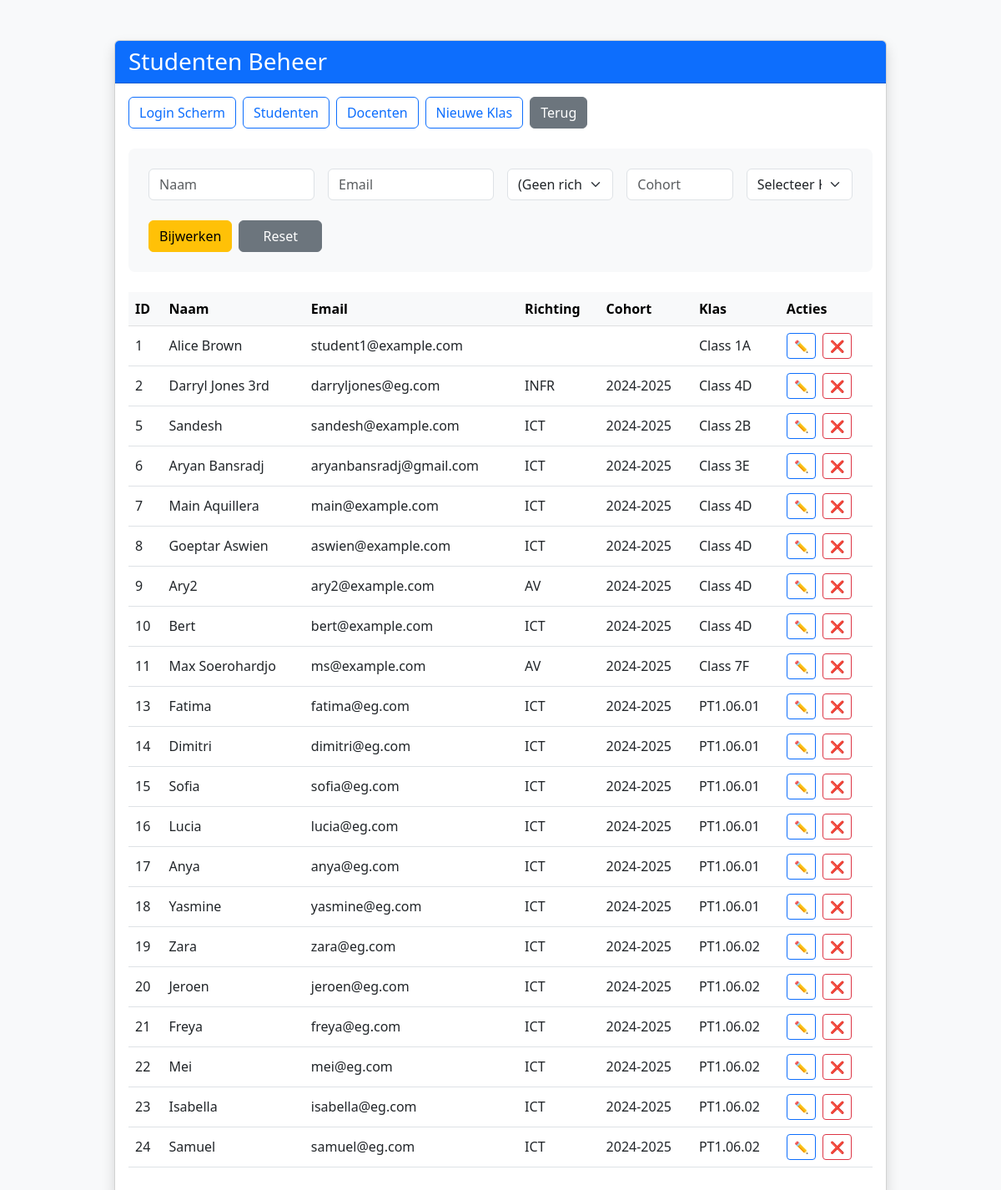
/beheerStud.php, run on the app's committed database.
### tables this page shows
CREATE TABLE `student` (
  `StudID` int(11) NOT NULL,
  `UserID` int(11) NOT NULL,
  `Name` varchar(100) NOT NULL,
  `email` varchar(100) NOT NULL,
  `Richting` varchar(10) DEFAULT NULL,
  `Cohort` varchar(20) DEFAULT NULL,
  `ClassID` int(11) DEFAULT NULL
);

CREATE TABLE `classes` (
  `ClassID` int(11) NOT NULL,
  `ClassName` varchar(50) NOT NULL,
  `Cohort` varchar(20) DEFAULT NULL
);

### beheerStud.php (the view, shortened to what this page needs)
<?php
$dbConfig = [
    'dsn' => "mysql:host=127.0.0.1;dbname=role_management_db3;charset=utf8mb4",
    'username' => "root",
    'password' => "",
    'options' => [PDO::ATTR_ERRMODE => PDO::ERRMODE_EXCEPTION]
];
try {
    $pdo = new PDO($dbConfig['dsn'], $dbConfig['username'], $dbConfig['password'], $dbConfig['options']);
} catch (PDOException $e) {
    die("Database connection failed: " . $e->getMessage());
}
$students = $pdo->query("
    SELECT student.*, classes.ClassName
    FROM student
    INNER JOIN classes ON student.ClassID = classes.ClassID
")->fetchAll(PDO::FETCH_ASSOC);
?>
<!DOCTYPE html>
<html lang="nl">
<head>
    <link href="https://cdn.jsdelivr.net/npm/bootstrap@5.3.0/dist/css/bootstrap.min.css" rel="stylesheet">
</head>
<body class="bg-light">
    <div class="container py-5">
        <div class="row justify-content-center">
            <div class="col-lg-10">
                <div class="card card-shadow">
                    <div class="card-header bg-primary text-white">
                        <h3 class="mb-0">Studenten Beheer</h3>
                    </div>
                    <div class="card-body">
                        <div class="mb-4 d-flex gap-2">
                            <a href="home.html" class="btn btn-outline-primary">Login Scherm</a>
                            <a href="beheerStud.php" class="btn btn-outline-primary">Studenten</a>
                            <a href="beheerDocent.php" class="btn btn-outline-primary">Docenten</a>
                            <a href="create_class.php" class="btn btn-outline-primary">Nieuwe Klas</a>
                            <button type="button" onclick="history.back()" class="btn btn-secondary">Terug</button>
                        </div>
                        <form method="POST" class="form-section p-4 mb-4">
                            <div class="row g-3 align-items-end">
                                <div class="col-md-3">
                                    <input type="text" name="name" class="form-control" placeholder="Naam" required>
                                </div>
                                <div class="col-md-3">
                                    <input type="email" name="email" class="form-control" placeholder="Email" required>
                                </div>
                                <div class="col-md-2">
                                    <select name="richting" class="form-select">
                                        <option value="NONE">(Geen richting)</option>
                                    </select>
                                </div>
                                <div class="col-md-2">
                                    <input type="text" name="cohort" class="form-control" placeholder="Cohort">
                                </div>
                                <div class="col-md-2">
                                    <select name="klas" class="form-select" required>
                                        <option value="">Selecteer Klas</option>
                                    </select>
                                </div>
                            </div>
                            <div class="action-buttons mt-4 d-flex gap-2">
                                <button type="submit" name="update" class="btn btn-warning">Bijwerken</button>
                                <button type="reset" class="btn btn-secondary">Reset</button>
                            </div>
                        </form>
                        <div class="table-responsive">
                            <table class="table table-hover align-middle">
                                <thead class="table-light">
                                    <tr>
                                        <th>ID</th>
                                        <th>Naam</th>
                                        <th>Email</th>
                                        <th>Richting</th>
                                        <th>Cohort</th>
                                        <th>Klas</th>
                                        <th>Acties</th>
                                    </tr>
                                </thead>
                                <tbody>
                                    <?php foreach ($students as $student): ?>
                                        <tr>
                                            <td><?= htmlspecialchars($student['StudID']) ?></td>
                                            <td><?= htmlspecialchars($student['Name']) ?></td>
                                            <td><?= htmlspecialchars($student['email']) ?></td>
                                            <td><?= htmlspecialchars($student['Richting'] ?? '-') ?></td>
                                            <td><?= htmlspecialchars($student['Cohort'] ?? '-') ?></td>
                                            <td><?= htmlspecialchars($student['ClassName'] ?? '-') ?></td>
                                            <td>
                                                <button onclick="editStudent(<?= htmlspecialchars(json_encode($student), ENT_QUOTES) ?>)"
                                                    class="btn btn-sm btn-outline-primary me-1">
                                                    ✏️
                                                </button>
                                                <form method="POST" class="d-inline">
                                                    <button type="submit" name="delete"
                                                            class="btn btn-sm btn-outline-danger"
                                                            onclick="return confirm('Weet u het zeker?')">
                                                        ❌
                                                    </button>
                                                </form>
                                            </td>
                                        </tr>
                                    <?php endforeach; ?>
                                </tbody>
                            </table>
                        </div>
                    </div>
                </div>
            </div>
        </div>
    </div>
</body>
</html>

### beheerStud.php (style rules this page uses)
.card-shadow { box-shadow: 0 0.5rem 1rem rgba(0,0,0,0.15); }
.form-section { background: #f8f9fa; border-radius: 0.5rem; }
.action-buttons .btn { min-width: 100px; }

### data on the page
student: StudID "1", Name "Alice Brown", email "student1@example.com", ClassID.ClassName "Class 1A"
student: StudID "2", Name "Darryl Jones 3rd", email "darryljones@eg.com", Richting "INFR", Cohort "2024-2025", ClassID.ClassName "Class 4D"
student: StudID "5", Name "Sandesh", email "sandesh@example.com", Richting "ICT", Cohort "2024-2025", ClassID.ClassName "Class 2B"
student: StudID "6", Name "Aryan Bansradj", email "aryanbansradj@gmail.com", Richting "ICT", Cohort "2024-2025", ClassID.ClassName "Class 3E"
student: StudID "7", Name "Main Aquillera", email "main@example.com", Richting "ICT", Cohort "2024-2025", ClassID.ClassName "Class 4D"
student: StudID "8", Name "Goeptar Aswien", email "aswien@example.com", Richting "ICT", Cohort "2024-2025", ClassID.ClassName "Class 4D"
student: StudID "9", Name "Ary2", email "ary2@example.com", Richting "AV", Cohort "2024-2025", ClassID.ClassName "Class 4D"
student: StudID "10", Name "Bert", email "bert@example.com", Richting "ICT", Cohort "2024-2025", ClassID.ClassName "Class 4D"
student: StudID "11", Name "Max Soerohardjo", email "ms@example.com", Richting "AV", Cohort "2024-2025", ClassID.ClassName "Class 7F"
student: StudID "13", Name "Fatima", email "fatima@eg.com", Richting "ICT", Cohort "2024-2025", ClassID.ClassName "PT1.06.01"
student: StudID "14", Name "Dimitri", email "dimitri@eg.com", Richting "ICT", Cohort "2024-2025", ClassID.ClassName "PT1.06.01"
student: StudID "15", Name "Sofia", email "sofia@eg.com", Richting "ICT", Cohort "2024-2025", ClassID.ClassName "PT1.06.01"
student: StudID "16", Name "Lucia", email "lucia@eg.com", Richting "ICT", Cohort "2024-2025", ClassID.ClassName "PT1.06.01"
student: StudID "17", Name "Anya", email "anya@eg.com", Richting "ICT", Cohort "2024-2025", ClassID.ClassName "PT1.06.01"
student: StudID "18", Name "Yasmine", email "yasmine@eg.com", Richting "ICT", Cohort "2024-2025", ClassID.ClassName "PT1.06.01"
student: StudID "19", Name "Zara", email "zara@eg.com", Richting "ICT", Cohort "2024-2025", ClassID.ClassName "PT1.06.02"
student: StudID "20", Name "Jeroen", email "jeroen@eg.com", Richting "ICT", Cohort "2024-2025", ClassID.ClassName "PT1.06.02"
student: StudID "21", Name "Freya", email "freya@eg.com", Richting "ICT", Cohort "2024-2025", ClassID.ClassName "PT1.06.02"
student: StudID "22", Name "Mei", email "mei@eg.com", Richting "ICT", Cohort "2024-2025", ClassID.ClassName "PT1.06.02"
student: StudID "23", Name "Isabella", email "isabella@eg.com", Richting "ICT", Cohort "2024-2025", ClassID.ClassName "PT1.06.02"
student: StudID "24", Name "Samuel", email "samuel@eg.com", Richting "ICT", Cohort "2024-2025", ClassID.ClassName "PT1.06.02"
